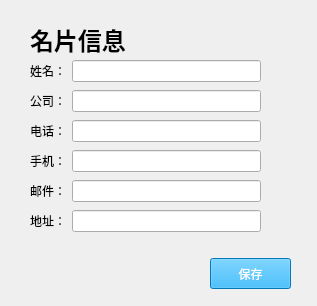
<?xml version="1.0" encoding="UTF-8"?>
<ui version="4.0">
 <class>Form</class>
 <widget class="QWidget" name="Form">
  <property name="geometry">
   <rect>
    <x>0</x>
    <y>0</y>
    <width>317</width>
    <height>306</height>
   </rect>
  </property>
  <property name="windowTitle">
   <string>Form</string>
  </property>
  <widget class="QWidget" name="layoutWidget">
   <property name="geometry">
    <rect>
     <x>30</x>
     <y>90</y>
     <width>231</width>
     <height>22</height>
    </rect>
   </property>
   <layout class="QHBoxLayout" name="horizontalLayout_2">
    <item>
     <widget class="QLabel" name="label_4">
      <property name="text">
       <string>公司：</string>
      </property>
     </widget>
    </item>
    <item>
     <widget class="QLineEdit" name="lineEdit_2"/>
    </item>
   </layout>
  </widget>
  <widget class="QWidget" name="layoutWidget_2">
   <property name="geometry">
    <rect>
     <x>30</x>
     <y>120</y>
     <width>231</width>
     <height>22</height>
    </rect>
   </property>
   <layout class="QHBoxLayout" name="horizontalLayout_3">
    <item>
     <widget class="QLabel" name="label_5">
      <property name="text">
       <string>电话：</string>
      </property>
     </widget>
    </item>
    <item>
     <widget class="QLineEdit" name="lineEdit_3"/>
    </item>
   </layout>
  </widget>
  <widget class="QWidget" name="layoutWidget_3">
   <property name="geometry">
    <rect>
     <x>30</x>
     <y>150</y>
     <width>231</width>
     <height>22</height>
    </rect>
   </property>
   <layout class="QHBoxLayout" name="horizontalLayout_4">
    <item>
     <widget class="QLabel" name="label_6">
      <property name="text">
       <string>手机：</string>
      </property>
     </widget>
    </item>
    <item>
     <widget class="QLineEdit" name="lineEdit_4"/>
    </item>
   </layout>
  </widget>
  <widget class="QWidget" name="layoutWidget_4">
   <property name="geometry">
    <rect>
     <x>30</x>
     <y>180</y>
     <width>231</width>
     <height>22</height>
    </rect>
   </property>
   <layout class="QHBoxLayout" name="horizontalLayout_5">
    <item>
     <widget class="QLabel" name="label_7">
      <property name="text">
       <string>邮件：</string>
      </property>
     </widget>
    </item>
    <item>
     <widget class="QLineEdit" name="lineEdit_5"/>
    </item>
   </layout>
  </widget>
  <widget class="QWidget" name="layoutWidget_5">
   <property name="geometry">
    <rect>
     <x>30</x>
     <y>210</y>
     <width>231</width>
     <height>22</height>
    </rect>
   </property>
   <layout class="QHBoxLayout" name="horizontalLayout_6">
    <item>
     <widget class="QLabel" name="label_8">
      <property name="text">
       <string>地址：</string>
      </property>
     </widget>
    </item>
    <item>
     <widget class="QLineEdit" name="lineEdit_6"/>
    </item>
   </layout>
  </widget>
  <widget class="QPushButton" name="pushButton_2">
   <property name="geometry">
    <rect>
     <x>210</x>
     <y>258</y>
     <width>81</width>
     <height>31</height>
    </rect>
   </property>
   <property name="styleSheet">
    <string notr="true">background-color: rgb(0, 170, 255);
color: rgb(255, 255, 255);</string>
   </property>
   <property name="text">
    <string>保存</string>
   </property>
  </widget>
  <widget class="QLabel" name="label">
   <property name="geometry">
    <rect>
     <x>30</x>
     <y>24</y>
     <width>221</width>
     <height>31</height>
    </rect>
   </property>
   <property name="font">
    <font>
     <family>Agency FB</family>
     <pointsize>18</pointsize>
     <weight>75</weight>
     <bold>true</bold>
    </font>
   </property>
   <property name="text">
    <string>名片信息</string>
   </property>
  </widget>
  <widget class="QWidget" name="layoutWidget">
   <property name="geometry">
    <rect>
     <x>30</x>
     <y>60</y>
     <width>231</width>
     <height>22</height>
    </rect>
   </property>
   <layout class="QHBoxLayout" name="horizontalLayout">
    <item>
     <widget class="QLabel" name="label_3">
      <property name="text">
       <string>姓名：</string>
      </property>
     </widget>
    </item>
    <item>
     <widget class="QLineEdit" name="lineEdit">
      <property name="text">
       <string/>
      </property>
     </widget>
    </item>
   </layout>
  </widget>
 </widget>
 <resources/>
 <connections/>
</ui>
